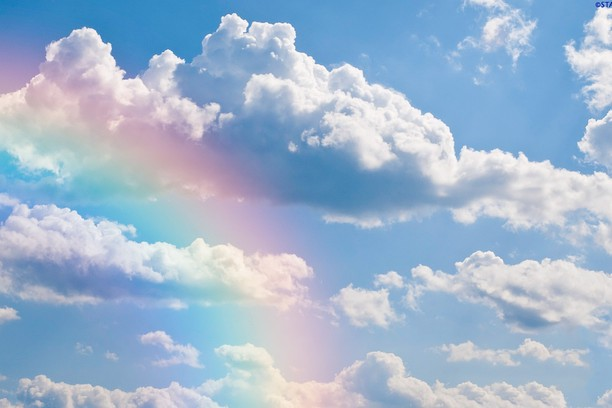
#> input picture WEEK_3/Task_3_OpenCV_Example/images/sky.jpg, 612 x 408 px
$ python image_filters.py
#> lines starting #> are read from the running program, lines starting #| are printed output that depends on the picture; after the words box and inside, x2 and y2 are one past the last pixel; in counts of white or black regions, pixels touching at a corner belong together
import cv2
import numpy as np
from matplotlib import pyplot as plt


img = cv2.imread('images/sky.jpg')
#> img is the input picture: shape (408, 612, 3); mean B, G, R 207.3, 182.6, 160

img_blur = blur = cv2.blur(img,(10,10))
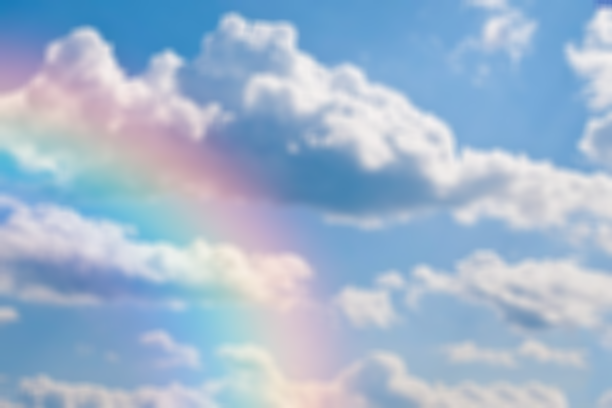
#> img_blur: shape (408, 612, 3); mean B, G, R 207.3, 182.5, 159.8

img_gray = cv2.cvtColor(img, cv2.COLOR_BGR2GRAY)
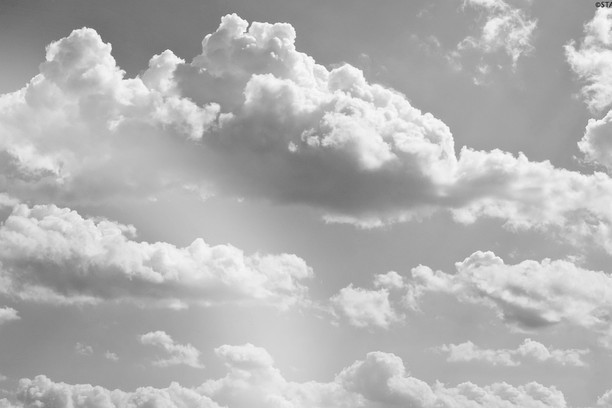
#> img_gray: shape (408, 612); min 43, max 255, mean 178.6

img_edge = cv2.Canny(img,100,200)
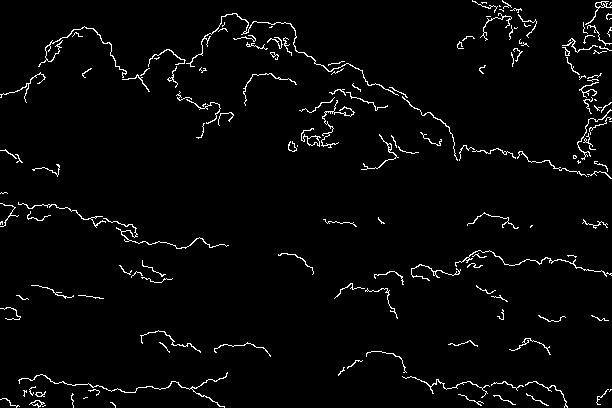
#> img_edge: shape (408, 612); 2.8% white in thin lines or dots

img_contrast = cv2.convertScaleAbs(img, alpha=1.3, beta=40)
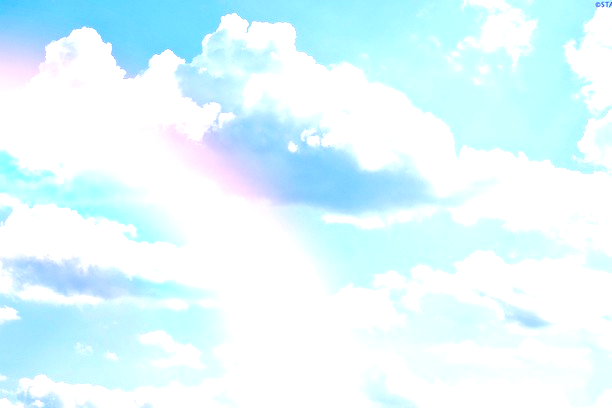
#> img_contrast: shape (408, 612, 3); mean B, G, R 255, 249.4, 224.7

img_red = cv2.cvtColor(img, cv2.COLOR_BGR2HSV)
#> img_red: shape (408, 612, 3); mean H, S, V 104.1, 65.1, 209.1

# I plot the images to be two rows and three columns.
# Also I convert the image into B, G, R colors because plot method works with GBR image
plt.subplot(231),plt.imshow(cv2.cvtColor(img, cv2.COLOR_RGB2BGR)),plt.title('Original')
plt.subplot(232),plt.imshow(cv2.cvtColor(img_blur, cv2.COLOR_RGB2BGR)),plt.title('Blurred')
plt.subplot(233),plt.imshow(cv2.cvtColor(img_gray, cv2.COLOR_RGB2BGR)),plt.title('Gray_Scale')
plt.subplot(234),plt.imshow(cv2.cvtColor(img_edge, cv2.COLOR_RGB2BGR)),plt.title('Edge_Detection')
plt.subplot(235),plt.imshow(cv2.cvtColor(img_contrast, cv2.COLOR_RGB2BGR)),plt.title('Increase_Contrast')
plt.subplot(236),plt.imshow(cv2.cvtColor(img_red, cv2.COLOR_RGB2BGR)),plt.title('Red')

plt.show()
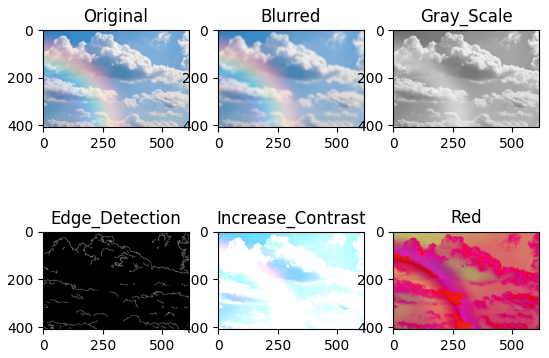
#> figure drawn by matplotlib, 6 panels

$ run again, with WEEK_3/Task_3_OpenCV_Example/images/sea.jpg copied over WEEK_3/Task_3_OpenCV_Example/images/sky.jpg
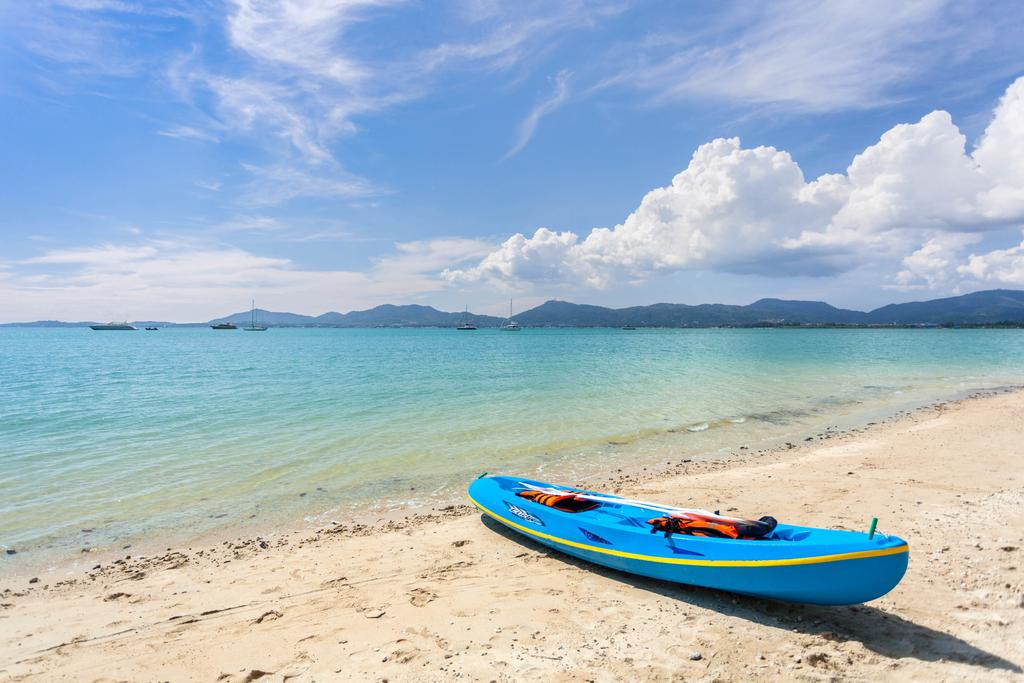
#> input picture WEEK_3/Task_3_OpenCV_Example/images/sea.jpg, 1024 x 683 px
#> img is the input picture: shape (683, 1024, 3); mean B, G, R 197.2, 182.7, 162.3
#> `img_edge = cv2.Canny(img,100,200)`:
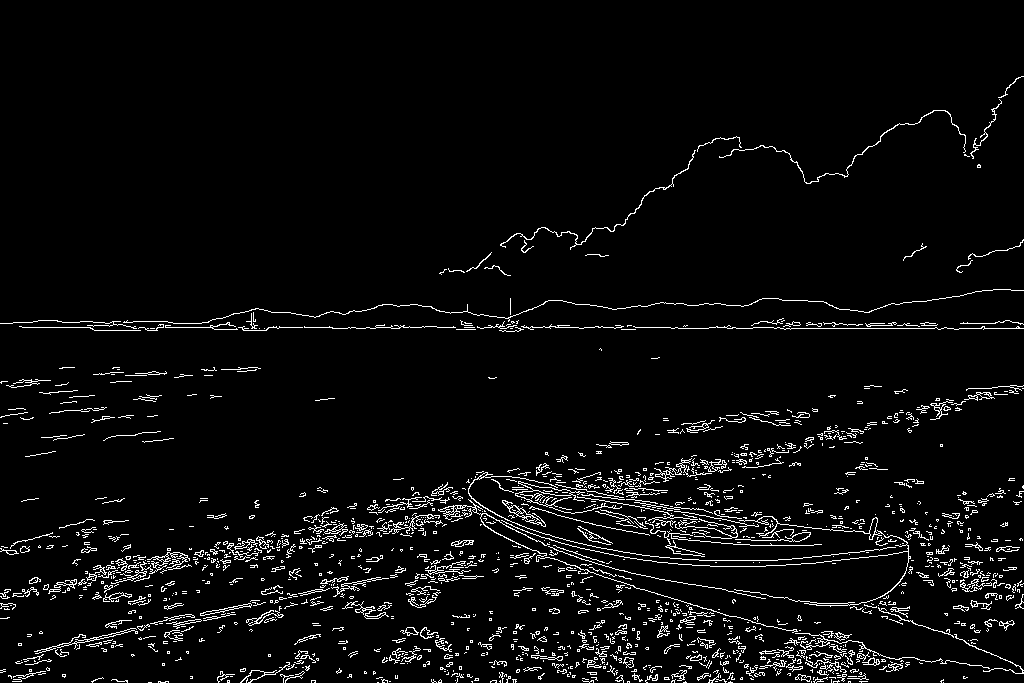
#> img_edge: shape (683, 1024); 4.3% white in thin lines or dots, all inside (x1, y1, x2, y2) = (0, 76, 1024, 683)
#> `img_contrast = cv2.convertScaleAbs(img, alpha=1.3, beta=40)`:
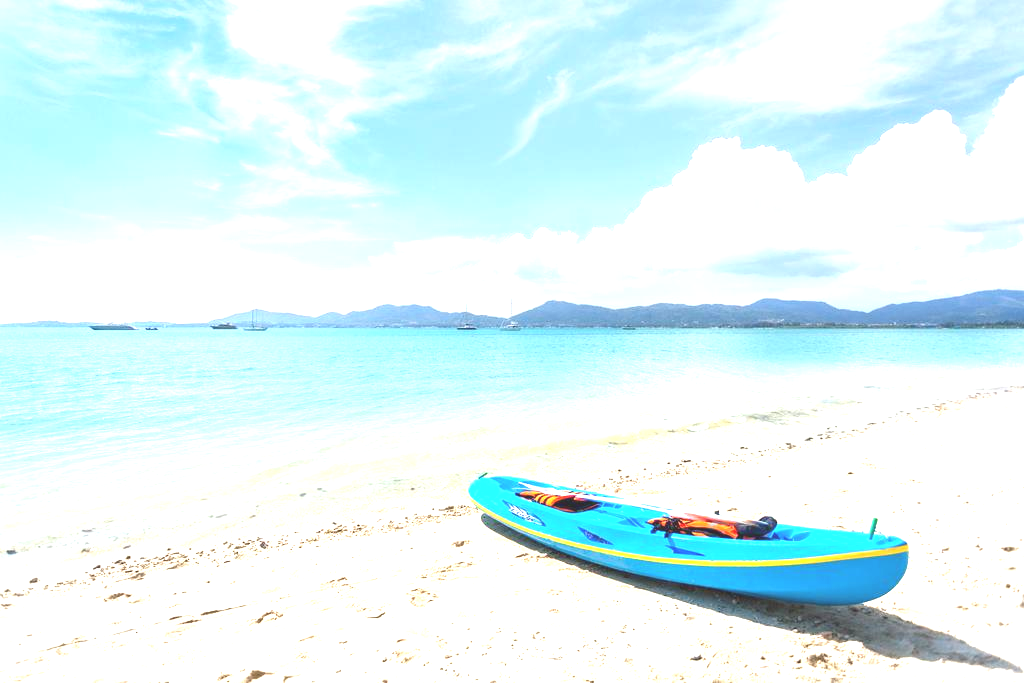
#> img_contrast: shape (683, 1024, 3); mean B, G, R 248.6, 246.5, 222.6
#> img_red: shape (683, 1024, 3); mean H, S, V 78.4, 74.3, 210.3
